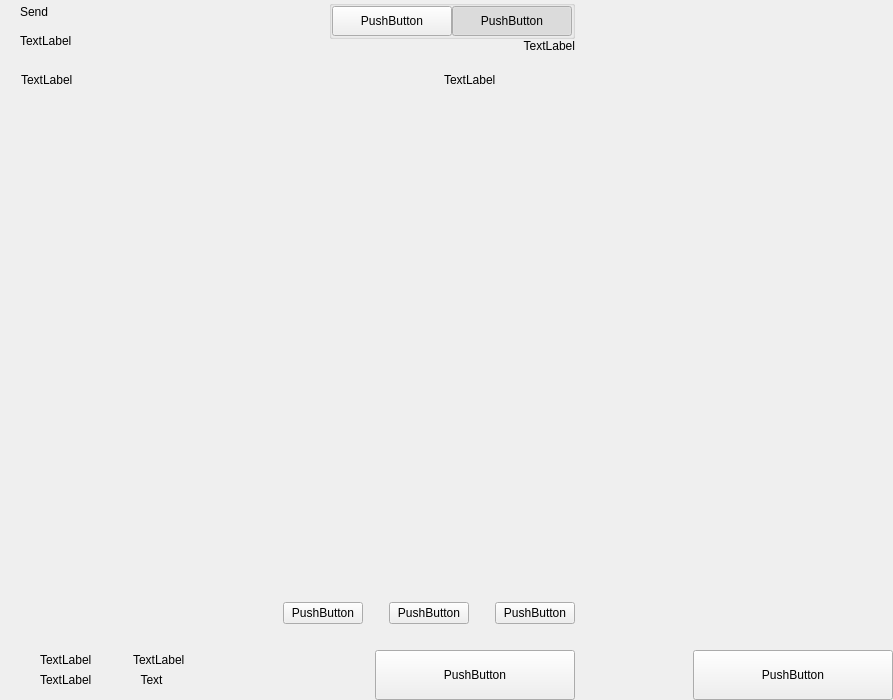
<?xml version="1.0" encoding="UTF-8"?>
<ui version="4.0">
 <class>send</class>
 <widget class="QWidget" name="send">
  <property name="geometry">
   <rect>
    <x>0</x>
    <y>0</y>
    <width>893</width>
    <height>700</height>
   </rect>
  </property>
  <property name="windowTitle">
   <string>Form</string>
  </property>
  <layout class="QHBoxLayout" name="horizontalLayout_2" stretch="2,1">
   <property name="spacing">
    <number>0</number>
   </property>
   <property name="leftMargin">
    <number>0</number>
   </property>
   <property name="topMargin">
    <number>0</number>
   </property>
   <property name="rightMargin">
    <number>0</number>
   </property>
   <property name="bottomMargin">
    <number>0</number>
   </property>
   <item>
    <widget class="QWidget" name="left" native="true">
     <layout class="QVBoxLayout" name="verticalLayout_3">
      <property name="spacing">
       <number>0</number>
      </property>
      <property name="leftMargin">
       <number>0</number>
      </property>
      <property name="topMargin">
       <number>0</number>
      </property>
      <property name="rightMargin">
       <number>0</number>
      </property>
      <property name="bottomMargin">
       <number>0</number>
      </property>
      <item>
       <layout class="QVBoxLayout" name="verticalLayout_22" stretch="0,0,0,1,0,0,0,0">
        <property name="spacing">
         <number>0</number>
        </property>
        <item>
         <layout class="QHBoxLayout" name="horizontalLayout_3">
          <property name="spacing">
           <number>0</number>
          </property>
          <property name="leftMargin">
           <number>20</number>
          </property>
          <property name="rightMargin">
           <number>20</number>
          </property>
          <item>
           <layout class="QVBoxLayout" name="verticalLayout">
            <property name="spacing">
             <number>5</number>
            </property>
            <item>
             <widget class="QLabel" name="labelTitle">
              <property name="text">
               <string>Send</string>
              </property>
              <property name="alignment">
               <set>Qt::AlignLeading|Qt::AlignLeft|Qt::AlignVCenter</set>
              </property>
             </widget>
            </item>
            <item>
             <widget class="QLabel" name="labelSubtitle1">
              <property name="text">
               <string>TextLabel</string>
              </property>
             </widget>
            </item>
           </layout>
          </item>
          <item>
           <spacer name="horizontalSpacer">
            <property name="orientation">
             <enum>Qt::Horizontal</enum>
            </property>
            <property name="sizeHint" stdset="0">
             <size>
              <width>40</width>
              <height>20</height>
             </size>
            </property>
           </spacer>
          </item>
          <item>
           <layout class="QVBoxLayout" name="verticalLayout_6">
            <property name="spacing">
             <number>0</number>
            </property>
            <item>
             <widget class="QGroupBox" name="groupBox">
              <property name="title">
               <string/>
              </property>
              <property name="alignment">
               <set>Qt::AlignLeading|Qt::AlignLeft|Qt::AlignTop</set>
              </property>
              <layout class="QHBoxLayout" name="horizontalLayout_4">
               <property name="spacing">
                <number>0</number>
               </property>
               <property name="leftMargin">
                <number>0</number>
               </property>
               <property name="topMargin">
                <number>0</number>
               </property>
               <property name="rightMargin">
                <number>0</number>
               </property>
               <property name="bottomMargin">
                <number>0</number>
               </property>
               <item>
                <widget class="QPushButton" name="pushLeft">
                 <property name="minimumSize">
                  <size>
                   <width>120</width>
                   <height>30</height>
                  </size>
                 </property>
                 <property name="maximumSize">
                  <size>
                   <width>120</width>
                   <height>30</height>
                  </size>
                 </property>
                 <property name="text">
                  <string>PushButton</string>
                 </property>
                 <property name="checkable">
                  <bool>true</bool>
                 </property>
                 <property name="autoExclusive">
                  <bool>true</bool>
                 </property>
                </widget>
               </item>
               <item>
                <widget class="QPushButton" name="pushRight">
                 <property name="minimumSize">
                  <size>
                   <width>120</width>
                   <height>30</height>
                  </size>
                 </property>
                 <property name="maximumSize">
                  <size>
                   <width>120</width>
                   <height>30</height>
                  </size>
                 </property>
                 <property name="text">
                  <string>PushButton</string>
                 </property>
                 <property name="checkable">
                  <bool>true</bool>
                 </property>
                 <property name="checked">
                  <bool>true</bool>
                 </property>
                 <property name="autoExclusive">
                  <bool>true</bool>
                 </property>
                </widget>
               </item>
              </layout>
             </widget>
            </item>
            <item>
             <widget class="QLabel" name="labelSubtitle2">
              <property name="text">
               <string>TextLabel</string>
              </property>
              <property name="alignment">
               <set>Qt::AlignRight|Qt::AlignTrailing|Qt::AlignVCenter</set>
              </property>
             </widget>
            </item>
           </layout>
          </item>
         </layout>
        </item>
        <item>
         <spacer name="verticalSpacer_2">
          <property name="orientation">
           <enum>Qt::Vertical</enum>
          </property>
          <property name="sizeType">
           <enum>QSizePolicy::Fixed</enum>
          </property>
          <property name="sizeHint" stdset="0">
           <size>
            <width>20</width>
            <height>20</height>
           </size>
          </property>
         </spacer>
        </item>
        <item>
         <layout class="QHBoxLayout" name="horizontalLayout" stretch="6,0,2">
          <property name="spacing">
           <number>0</number>
          </property>
          <property name="leftMargin">
           <number>10</number>
          </property>
          <property name="topMargin">
           <number>0</number>
          </property>
          <property name="rightMargin">
           <number>20</number>
          </property>
          <property name="bottomMargin">
           <number>0</number>
          </property>
          <item>
           <widget class="QLabel" name="labelSubtitleAddress">
            <property name="styleSheet">
             <string notr="true">margin-left:8px;</string>
            </property>
            <property name="text">
             <string>TextLabel</string>
            </property>
           </widget>
          </item>
          <item>
           <spacer name="horizontalSpacer_3">
            <property name="orientation">
             <enum>Qt::Horizontal</enum>
            </property>
            <property name="sizeType">
             <enum>QSizePolicy::Fixed</enum>
            </property>
            <property name="sizeHint" stdset="0">
             <size>
              <width>40</width>
              <height>1</height>
             </size>
            </property>
           </spacer>
          </item>
          <item>
           <widget class="QLabel" name="labelSubtitleAmount">
            <property name="text">
             <string>TextLabel</string>
            </property>
           </widget>
          </item>
         </layout>
        </item>
        <item>
         <widget class="QScrollArea" name="scrollArea">
          <property name="minimumSize">
           <size>
            <width>0</width>
            <height>350</height>
           </size>
          </property>
          <property name="styleSheet">
           <string notr="true">#scrollArea {
            background:transparent;
            margin-top:10px;
}</string>
          </property>
          <property name="horizontalScrollBarPolicy">
           <enum>Qt::ScrollBarAlwaysOff</enum>
          </property>
          <property name="sizeAdjustPolicy">
           <enum>QAbstractScrollArea::AdjustIgnored</enum>
          </property>
          <property name="widgetResizable">
           <bool>true</bool>
          </property>
          <property name="alignment">
           <set>Qt::AlignLeading|Qt::AlignLeft|Qt::AlignTop</set>
          </property>
          <widget class="QWidget" name="scrollAreaWidgetContents">
           <property name="geometry">
            <rect>
             <x>0</x>
             <y>0</y>
             <width>591</width>
             <height>16</height>
            </rect>
           </property>
           <property name="sizePolicy">
            <sizepolicy hsizetype="Preferred" vsizetype="Maximum">
             <horstretch>0</horstretch>
             <verstretch>0</verstretch>
            </sizepolicy>
           </property>
           <property name="autoFillBackground">
            <bool>false</bool>
           </property>
           <property name="styleSheet">
            <string notr="true">#scrollAreaWidgetContents {
             background:transparent;
             }</string>
           </property>
           <layout class="QVBoxLayout" name="verticalLayout_7">
            <property name="spacing">
             <number>0</number>
            </property>
            <property name="sizeConstraint">
             <enum>QLayout::SetDefaultConstraint</enum>
            </property>
            <property name="leftMargin">
             <number>0</number>
            </property>
            <property name="topMargin">
             <number>0</number>
            </property>
            <property name="rightMargin">
             <number>0</number>
            </property>
            <property name="bottomMargin">
             <number>0</number>
            </property>
           </layout>
          </widget>
         </widget>
        </item>
        <item>
         <spacer name="verticalSpacer_4">
          <property name="orientation">
           <enum>Qt::Vertical</enum>
          </property>
          <property name="sizeType">
           <enum>QSizePolicy::Fixed</enum>
          </property>
          <property name="sizeHint" stdset="0">
           <size>
            <width>20</width>
            <height>20</height>
           </size>
          </property>
         </spacer>
        </item>
        <item>
         <layout class="QHBoxLayout" name="horizontalLayout_20">
          <property name="spacing">
           <number>6</number>
          </property>
          <property name="rightMargin">
           <number>20</number>
          </property>
          <item>
           <spacer name="horizontalSpacer_4">
            <property name="orientation">
             <enum>Qt::Horizontal</enum>
            </property>
            <property name="sizeHint" stdset="0">
             <size>
              <width>40</width>
              <height>20</height>
             </size>
            </property>
           </spacer>
          </item>
          <item>
           <widget class="QPushButton" name="pushButtonFee">
            <property name="text">
             <string>PushButton</string>
            </property>
           </widget>
          </item>
          <item>
           <spacer name="horizontalSpacer_11">
            <property name="orientation">
             <enum>Qt::Horizontal</enum>
            </property>
            <property name="sizeType">
             <enum>QSizePolicy::Minimum</enum>
            </property>
            <property name="sizeHint" stdset="0">
             <size>
              <width>20</width>
              <height>20</height>
             </size>
            </property>
           </spacer>
          </item>
          <item>
           <widget class="QPushButton" name="pushButtonClear">
            <property name="layoutDirection">
             <enum>Qt::RightToLeft</enum>
            </property>
            <property name="text">
             <string>PushButton</string>
            </property>
           </widget>
          </item>
          <item>
           <spacer name="horizontalSpacer_6">
            <property name="orientation">
             <enum>Qt::Horizontal</enum>
            </property>
            <property name="sizeType">
             <enum>QSizePolicy::Fixed</enum>
            </property>
            <property name="sizeHint" stdset="0">
             <size>
              <width>20</width>
              <height>20</height>
             </size>
            </property>
           </spacer>
          </item>
          <item>
           <widget class="QPushButton" name="pushButtonAddRecipient">
            <property name="text">
             <string>PushButton</string>
            </property>
           </widget>
          </item>
         </layout>
        </item>
        <item>
         <spacer name="verticalSpacer">
          <property name="orientation">
           <enum>Qt::Vertical</enum>
          </property>
          <property name="sizeType">
           <enum>QSizePolicy::Fixed</enum>
          </property>
          <property name="sizeHint" stdset="0">
           <size>
            <width>20</width>
            <height>16</height>
           </size>
          </property>
         </spacer>
        </item>
        <item>
         <layout class="QHBoxLayout" name="horizontalLayout_7">
          <property name="rightMargin">
           <number>20</number>
          </property>
          <item>
           <layout class="QHBoxLayout" name="horizontalLayout_10">
            <property name="spacing">
             <number>0</number>
            </property>
            <property name="leftMargin">
             <number>8</number>
            </property>
            <item>
             <widget class="QStackedWidget" name="stackedWidget">
              <property name="minimumSize">
               <size>
                <width>0</width>
                <height>60</height>
               </size>
              </property>
              <property name="maximumSize">
               <size>
                <width>16777215</width>
                <height>60</height>
               </size>
              </property>
              <widget class="QWidget" name="page1">
               <layout class="QVBoxLayout" name="verticalLayout_71" stretch="0">
                <property name="spacing">
                 <number>6</number>
                </property>
                <property name="leftMargin">
                 <number>12</number>
                </property>
                <property name="topMargin">
                 <number>0</number>
                </property>
                <property name="rightMargin">
                 <number>0</number>
                </property>
                <property name="bottomMargin">
                 <number>0</number>
                </property>
                <item>
                 <widget class="QWidget" name="coinWidget" native="true">
                  <property name="minimumSize">
                   <size>
                    <width>0</width>
                    <height>60</height>
                   </size>
                  </property>
                  <property name="maximumSize">
                   <size>
                    <width>16777215</width>
                    <height>60</height>
                   </size>
                  </property>
                  <layout class="QHBoxLayout" name="horizontalLayout_9">
                   <property name="spacing">
                    <number>0</number>
                   </property>
                   <property name="leftMargin">
                    <number>20</number>
                   </property>
                   <property name="topMargin">
                    <number>10</number>
                   </property>
                   <property name="rightMargin">
                    <number>20</number>
                   </property>
                   <property name="bottomMargin">
                    <number>10</number>
                   </property>
                   <item>
                    <layout class="QVBoxLayout" name="verticalSend">
                     <property name="spacing">
                      <number>0</number>
                     </property>
                     <item>
                      <widget class="QLabel" name="labelTitleTotalSend">
                       <property name="text">
                        <string>TextLabel</string>
                       </property>
                      </widget>
                     </item>
                     <item>
                      <widget class="QLabel" name="labelAmountSend">
                       <property name="text">
                        <string>TextLabel</string>
                       </property>
                      </widget>
                     </item>
                    </layout>
                   </item>
                   <item>
                    <spacer name="horizontalSpacer_9">
                     <property name="orientation">
                      <enum>Qt::Horizontal</enum>
                     </property>
                     <property name="sizeType">
                      <enum>QSizePolicy::Fixed</enum>
                     </property>
                     <property name="sizeHint" stdset="0">
                      <size>
                       <width>20</width>
                       <height>20</height>
                      </size>
                     </property>
                    </spacer>
                   </item>
                   <item>
                    <widget class="QLabel" name="labelLine">
                     <property name="minimumSize">
                      <size>
                       <width>1</width>
                       <height>0</height>
                      </size>
                     </property>
                     <property name="maximumSize">
                      <size>
                       <width>1</width>
                       <height>16777215</height>
                      </size>
                     </property>
                     <property name="text">
                      <string/>
                     </property>
                    </widget>
                   </item>
                   <item>
                    <spacer name="horizontalSpacer_10">
                     <property name="orientation">
                      <enum>Qt::Horizontal</enum>
                     </property>
                     <property name="sizeType">
                      <enum>QSizePolicy::Fixed</enum>
                     </property>
                     <property name="sizeHint" stdset="0">
                      <size>
                       <width>20</width>
                       <height>20</height>
                      </size>
                     </property>
                    </spacer>
                   </item>
                   <item>
                    <layout class="QVBoxLayout" name="verticalRemaining">
                     <property name="spacing">
                      <number>0</number>
                     </property>
                     <item>
                      <widget class="QLabel" name="labelTitleTotalRemaining">
                       <property name="text">
                        <string>TextLabel</string>
                       </property>
                      </widget>
                     </item>
                     <item>
                      <widget class="QToolButton" name="tbAmountRemaining">
                       <property name="sizePolicy">
                        <sizepolicy hsizetype="Maximum" vsizetype="Fixed">
                         <horstretch>0</horstretch>
                         <verstretch>0</verstretch>
                        </sizepolicy>
                       </property>
                       <property name="text">
                        <string>Text</string>
                       </property>
                       <property name="toolButtonStyle">
                        <enum>Qt::ToolButtonTextOnly</enum>
                       </property>
                       <property name="autoRaise">
                        <bool>true</bool>
                       </property>
                      </widget>
                     </item>
                    </layout>
                   </item>
                  </layout>
                 </widget>
                </item>
               </layout>
              </widget>
              <widget class="QWidget" name="page_2"/>
             </widget>
            </item>
           </layout>
          </item>
          <item>
           <spacer name="horizontalSpacer_5">
            <property name="orientation">
             <enum>Qt::Horizontal</enum>
            </property>
            <property name="sizeType">
             <enum>QSizePolicy::Expanding</enum>
            </property>
            <property name="sizeHint" stdset="0">
             <size>
              <width>40</width>
              <height>20</height>
             </size>
            </property>
           </spacer>
          </item>
          <item alignment="Qt::AlignBottom">
           <widget class="QPushButton" name="pushButtonSave">
            <property name="minimumSize">
             <size>
              <width>200</width>
              <height>50</height>
             </size>
            </property>
            <property name="maximumSize">
             <size>
              <width>200</width>
              <height>50</height>
             </size>
            </property>
            <property name="text">
             <string>PushButton</string>
            </property>
           </widget>
          </item>
         </layout>
        </item>
       </layout>
      </item>
     </layout>
    </widget>
   </item>
   <item>
    <widget class="QWidget" name="right" native="true">
     <layout class="QVBoxLayout" name="verticalLayout_5">
      <property name="leftMargin">
       <number>0</number>
      </property>
      <property name="topMargin">
       <number>0</number>
      </property>
      <property name="rightMargin">
       <number>0</number>
      </property>
      <property name="bottomMargin">
       <number>0</number>
      </property>
      <item>
       <layout class="QVBoxLayout" name="verticalLayout_4">
        <property name="spacing">
         <number>6</number>
        </property>
        <item>
         <widget class="OptionButton" name="btnCoinControl" native="true">
          <property name="minimumSize">
           <size>
            <width>0</width>
            <height>50</height>
           </size>
          </property>
         </widget>
        </item>
        <item>
         <widget class="OptionButton" name="btnChangeAddress" native="true">
          <property name="minimumSize">
           <size>
            <width>0</width>
            <height>50</height>
           </size>
          </property>
         </widget>
        </item>
        <item>
         <widget class="OptionButton" name="btnUri" native="true">
          <property name="minimumSize">
           <size>
            <width>0</width>
            <height>50</height>
           </size>
          </property>
         </widget>
        </item>
        <item>
         <spacer name="verticalSpacer_5">
          <property name="orientation">
           <enum>Qt::Vertical</enum>
          </property>
          <property name="sizeHint" stdset="0">
           <size>
            <width>20</width>
            <height>40</height>
           </size>
          </property>
         </spacer>
        </item>
        <item>
         <layout class="QHBoxLayout" name="horizontalLayout_8">
          <item>
           <spacer name="horizontalSpacer_7">
            <property name="orientation">
             <enum>Qt::Horizontal</enum>
            </property>
            <property name="sizeHint" stdset="0">
             <size>
              <width>40</width>
              <height>20</height>
             </size>
            </property>
           </spacer>
          </item>
          <item>
           <widget class="QPushButton" name="pushButtonReset">
            <property name="minimumSize">
             <size>
              <width>200</width>
              <height>50</height>
             </size>
            </property>
            <property name="maximumSize">
             <size>
              <width>200</width>
              <height>50</height>
             </size>
            </property>
            <property name="text">
             <string>PushButton</string>
            </property>
           </widget>
          </item>
         </layout>
        </item>
       </layout>
      </item>
     </layout>
    </widget>
   </item>
  </layout>
 </widget>
 <customwidgets>
  <customwidget>
   <class>OptionButton</class>
   <extends>QWidget</extends>
   <header>qt/pivx/optionbutton.h</header>
   <container>1</container>
  </customwidget>
 </customwidgets>
 <resources/>
 <connections/>
</ui>
